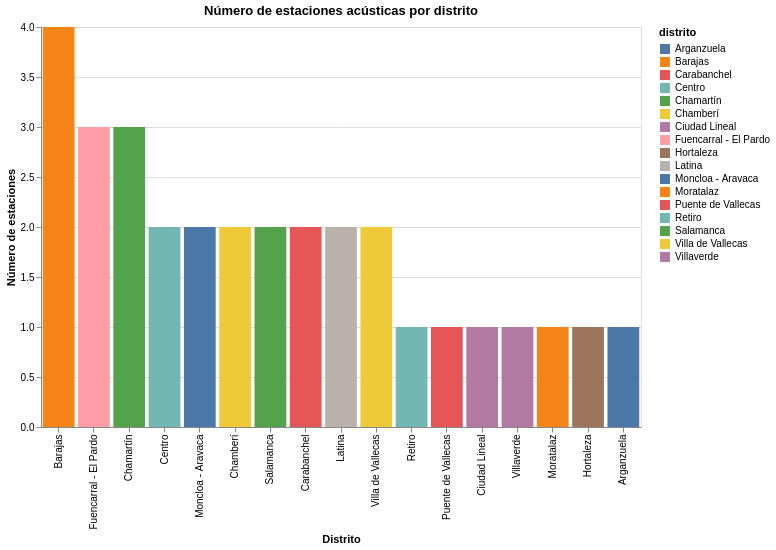

Notebook source saved alongside this figure:
### Code cell
#VISUALIZAVIÓN 1: Número de estaciones por distrito (barras)

chart_distritos = alt.Chart(df_05).mark_bar().encode(
    x=alt.X('distrito:N', sort='-y', title='Distrito'),
    y=alt.Y('count():Q', title='Número de estaciones'),
    color='distrito:N',
    tooltip=['distrito:N', 'count()']
).properties(
    title='Número de estaciones acústicas por distrito',
    width=600,
    height=400
)

chart_distritos

### Figure 1 — Vega-Lite specification as saved in the notebook (floating-point values rounded to 4 significant figures)
{"config": {"view": {"continuousWidth": 300, "continuousHeight": 300}}, "data": {"name": "data-109d9319b4b98420c76662cce55231bf"}, "mark": {"type": "bar"}, "encoding": {"color": {"field": "distrito", "type": "nominal"}, "tooltip": [{"field": "distrito", "type": "nominal"}, {"aggregate": "count", "type": "quantitative"}], "x": {"field": "distrito", "sort": "-y", "title": "Distrito", "type": "nominal"}, "y": {"aggregate": "count", "title": "Número de estaciones", "type": "quantitative"}}, "height": 400, "title": "Número de estaciones acústicas por distrito", "width": 600, "$schema": "https://vega.github.io/schema/vega-lite/v5.20.1.json", "datasets": {"data-109d9319b4b98420c76662cce55231bf": [{"estacion": "RF-01", "nombre": "Paseo de Recoletos", "ubicacion": "Frente al n23 del Paseo de Recoletos", "distrito": "Centro", "barrio": "Justicia", "longitud": -3.692, "latitud": 40.42, "utm_x": 441307, "utm_y": 4474893, "altitud": 648, "fecha_alta": "2011-03-07T00:00:00"}, {"estacion": "RF-02", "nombre": "Carlos V", "ubicacion": "Plaza del Emperador Carlos V, junto al n1 del Paseo de la Infanta Isabel", "distrito": "Retiro", "barrio": "Jerónimos", "longitud": -3.692, "latitud": 40.41, "utm_x": 441327, "utm_y": 4473397, "altitud": 629, "fecha_alta": "1998-12-01T00:00:00"}, {"estacion": "RF-03", "nombre": "Plaza del Carmen", "ubicacion": "Plaza del Carmen frente al n3 de la Calle de la Salud", "distrito": "Centro", "barrio": "Sol", "longitud": -3.703, "latitud": 40.42, "utm_x": 440346, "utm_y": 4474529, "altitud": 657, "fecha_alta": "1999-11-01T00:00:00"}, {"estacion": "RF-04", "nombre": "Plaza de España", "ubicacion": "Frente al n18 de la Plaza de España", "distrito": "Moncloa - Aravaca", "barrio": "Argüelles", "longitud": -3.712, "latitud": 40.42, "utm_x": 439580, "utm_y": 4475063, "altitud": 637, "fecha_alta": "1998-12-01T00:00:00"}, {"estacion": "RF-05", "nombre": "Barrio del Pilar", "ubicacion": "Parque de La Vaguada semiesquina de Avenida Monforte de Lemos con Calle Ginzo de Limia", "distrito": "Fuencarral - El Pardo", "barrio": "Pilar", "longitud": -3.712, "latitud": 40.48, "utm_x": 439688, "utm_y": 4481078, "altitud": 673, "fecha_alta": "1999-06-07T00:00:00"}, {"estacion": "RF-06", "nombre": "Gregorio Marañón", "ubicacion": "Frente al Paseo de la Castellana n51", "distrito": "Chamberí", "barrio": "Almagro", "longitud": -3.691, "latitud": 40.44, "utm_x": 441415, "utm_y": 4476552, "altitud": 669, "fecha_alta": "1999-06-01T00:00:00"}, {"estacion": "RF-08", "nombre": "Escuelas Aguirre", "ubicacion": "Junto a Calle Alcalá 62 (Dentro del recinto de la Casa Arabe)", "distrito": "Salamanca", "barrio": "Recoletos", "longitud": -3.682, "latitud": 40.42, "utm_x": 442112, "utm_y": 4474773, "altitud": 672, "fecha_alta": "1998-12-01T00:00:00"}, {"estacion": "RF-10", "nombre": "Cuatro Caminos", "ubicacion": "Frente al n18 de la Avenida Pablo Iglesias", "distrito": "Chamberí", "barrio": "Vallehermoso", "longitud": -3.707, "latitud": 40.45, "utm_x": 440031, "utm_y": 4477454, "altitud": 699, "fecha_alta": "1999-03-25T00:00:00"}, {"estacion": "RF-11", "nombre": "Ramón y Cajal", "ubicacion": "Parque de Berlín junto al n210 de la Calle Príncipe de Vergara", "distrito": "Chamartín", "barrio": "Ciudad Jardín", "longitud": -3.677, "latitud": 40.45, "utm_x": 442563, "utm_y": 4478094, "altitud": 708, "fecha_alta": "1998-12-01T00:00:00"}, {"estacion": "RF-12", "nombre": "Manuel Becerra", "ubicacion": "Junto a la entrada del Parque María Eva Duarte De Perón en la Plaza de Manuel Becerra", "distrito": "Salamanca", "barrio": "Guindalera", "longitud": -3.669, "latitud": 40.43, "utm_x": 443288, "utm_y": 4475560, "altitud": 678, "fecha_alta": "1998-12-01T00:00:00"}, {"estacion": "RF-13", "nombre": "Vallecas", "ubicacion": "Frente al n26 de la Calle del Río San Lorenzo", "distrito": "Puente de Vallecas", "barrio": "Portazgo", "longitud": -3.652, "latitud": 40.39, "utm_x": 444704, "utm_y": 4471039, "altitud": 677, "fecha_alta": "1999-11-11T00:00:00"}, {"estacion": "RF-14", "nombre": "Plaza Elíptica", "ubicacion": "Frente al n4 de la Avenida de Oporto", "distrito": "Carabanchel", "barrio": "Abrantes", "longitud": -3.719, "latitud": 40.38, "utm_x": 438989, "utm_y": 4470735, "altitud": 605, "fecha_alta": "2009-12-22T00:00:00"}, {"estacion": "RF-16", "nombre": "Arturo Soria", "ubicacion": "Frente al n2 de la Calle del Vizconde de los Asilos", "distrito": "Ciudad Lineal", "barrio": "Quitana", "longitud": -3.639, "latitud": 40.44, "utm_x": 445783, "utm_y": 4476792, "altitud": 698, "fecha_alta": "1998-12-01T00:00:00"}, {"estacion": "RF-17", "nombre": "Villaverde", "ubicacion": "Frente al n61 de la Calle de Palomares", "distrito": "Villaverde", "barrio": "Casco histórico de Villaverde", "longitud": -3.713, "latitud": 0.4035, "utm_x": 439421, "utm_y": 4466527, "altitud": 601, "fecha_alta": "1998-12-01T00:00:00"}, {"estacion": "RF-18", "nombre": "Farolillo", "ubicacion": "Frente al n1 de la Calle Farolillo", "distrito": "Carabanchel", "barrio": "San Isidro", "longitud": -3.732, "latitud": 40.39, "utm_x": 437896, "utm_y": 4471833, "altitud": 625, "fecha_alta": "1998-12-01T00:00:00"}, {"estacion": "RF-19", "nombre": "Alto Extremadura", "ubicacion": "Frente al n4 de la Calle Hilario Sangrador", "distrito": "Latina", "barrio": "Lucero", "longitud": -0.3742, "latitud": 40.41, "utm_x": 437046, "utm_y": 4473293, "altitud": 632, "fecha_alta": "1998-12-01T00:00:00"}, {"estacion": "RF-20", "nombre": "Avenida de Moratalaz", "ubicacion": "Junto al lateral del n109 de la Calle Camino de los Vinateros", "distrito": "Moratalaz", "barrio": "Vinateros", "longitud": -3.645, "latitud": 40.41, "utm_x": 445254, "utm_y": 4473246, "altitud": 671, "fecha_alta": "1998-12-01T00:00:00"}, {"estacion": "RF-24", "nombre": "Casa de Campo", "ubicacion": "Mirador junto a la Estación Teleférico Terminal", "distrito": "Moncloa - Aravaca", "barrio": "Casa de Campo", "longitud": -3.747, "latitud": 4.042, "utm_x": 436601, "utm_y": 4474575, "altitud": 645, "fecha_alta": "1998-12-01T00:00:00"}, {"estacion": "RF-25", "nombre": "Santa Eugenia", "ubicacion": "Parque junto al n1 de la Calle Poza de la Sal", "distrito": "Villa de Vallecas", "barrio": "Santa Eugenia", "longitud": -3.603, "latitud": 40.38, "utm_x": 448851, "utm_y": 4470006, "altitud": 653, "fecha_alta": "1998-12-01T00:00:00"}, {"estacion": "RF-26", "nombre": "Embajada", "ubicacion": "Parque junto al n2 de la Calle Soto Hidalgo", "distrito": "Barajas", "barrio": "Alameda de Osuna", "longitud": -3.58, "latitud": 40.46, "utm_x": 450814, "utm_y": 4478902, "altitud": 618, "fecha_alta": "2011-03-03T00:00:00"}, {"estacion": "RF-27", "nombre": "Barajas Pueblo", "ubicacion": "Frente al n21 de la Calle Júpiter", "distrito": "Barajas", "barrio": "Casco histórico de Barajas", "longitud": -3.58, "latitud": 40.48, "utm_x": 450829, "utm_y": 4480855, "altitud": 627, "fecha_alta": "2002-05-24T00:00:00"}, {"estacion": "RF-28", "nombre": "Cuatro Vientos", "ubicacion": "Esquina de la Avenida de la Aviación con Calle Navalmoral de la Mata", "distrito": "Latina", "barrio": "Águilas", "longitud": -0.3778, "latitud": 4.038, "utm_x": 433969, "utm_y": 4469698, "altitud": 678, "fecha_alta": "2003-04-30T00:00:00"}, {"estacion": "RF-29", "nombre": "El Pardo", "ubicacion": "Parque del Concejal Miguel Martín Vela", "distrito": "Fuencarral - El Pardo", "barrio": "El Pardo", "longitud": -3.775, "latitud": 40.52, "utm_x": 434387, "utm_y": 4485540, "altitud": 616, "fecha_alta": "2003-10-01T00:00:00"}, {"estacion": "RF-30", "nombre": "Campo de las Naciones", "ubicacion": "Frente al n27 de la Calle Ribera del Sena", "distrito": "Barajas", "barrio": "Corralejos", "longitud": -3.616, "latitud": 40.46, "utm_x": 447747, "utm_y": 4479082, "altitud": 687, "fecha_alta": "2003-11-10T00:00:00"}, {"estacion": "RF-31", "nombre": "Sanchinarro", "ubicacion": "Junto al n14 de la Calle María Tudor", "distrito": "Hortaleza", "barrio": "Valdefuentes", "longitud": -3.66, "latitud": 40.49, "utm_x": 444032, "utm_y": 4482826, "altitud": 700, "fecha_alta": "2009-07-14T00:00:00"}, {"estacion": "RF-47", "nombre": "Mendez Álvaro", "ubicacion": "Frente al n13 de la Calle Juan de Mariana", "distrito": "Arganzuela", "barrio": "Delicias", "longitud": -3.687, "latitud": 40.4, "utm_x": 441716, "utm_y": 4472162, "altitud": 609, "fecha_alta": "2010-01-18T00:00:00"}, {"estacion": "RF-48", "nombre": "Castellana", "ubicacion": "Jardin de Las Bellas Artes a la altura del n2 de la Calle José Gutierrez Abascal", "distrito": "Chamartín", "barrio": "El Viso", "longitud": -3.69, "latitud": 40.44, "utm_x": 441456, "utm_y": 4476807, "altitud": 685, "fecha_alta": "2010-05-04T00:00:00"}, {"estacion": "RF-50", "nombre": "Plaza de Castilla", "ubicacion": "Frente al n9 de la Plaza Castilla", "distrito": "Chamartín", "barrio": "Nueva España", "longitud": -3.689, "latitud": 40.47, "utm_x": 441612, "utm_y": 4479667, "altitud": 728, "fecha_alta": "2011-02-28T00:00:00"}, {"estacion": "RF-54", "nombre": "Ensanche de Vallecas", "ubicacion": "Esquina entre la Avenida de la Gavia y la Avenida de las Suertes", "distrito": "Villa de Vallecas", "barrio": "Ensanche de Vallecas", "longitud": -0.03612, "latitud": 40.37, "utm_x": 448037, "utm_y": 4469337, "altitud": 619, "fecha_alta": "2009-12-15T00:00:00"}, {"estacion": "RF-55", "nombre": "Urb Embajada 2", "ubicacion": "Frente al n13 de la Calle Riano", "distrito": "Barajas", "barrio": "Alameda de Osuna", "longitud": -3.581, "latitud": 40.46, "utm_x": 450776, "utm_y": 4479232, "altitud": 619, "fecha_alta": "2010-03-17T00:00:00"}, {"estacion": "RF-86", "nombre": "Tres Olivos", "ubicacion": "Frente al n23 de la Avenida del Campo de Calatrava", "distrito": "Fuencarral - El Pardo", "barrio": "Valverde", "longitud": -3.69, "latitud": 40.5, "utm_x": 441564, "utm_y": 4483550, "altitud": 715, "fecha_alta": "2010-02-08T00:00:00"}]}}
